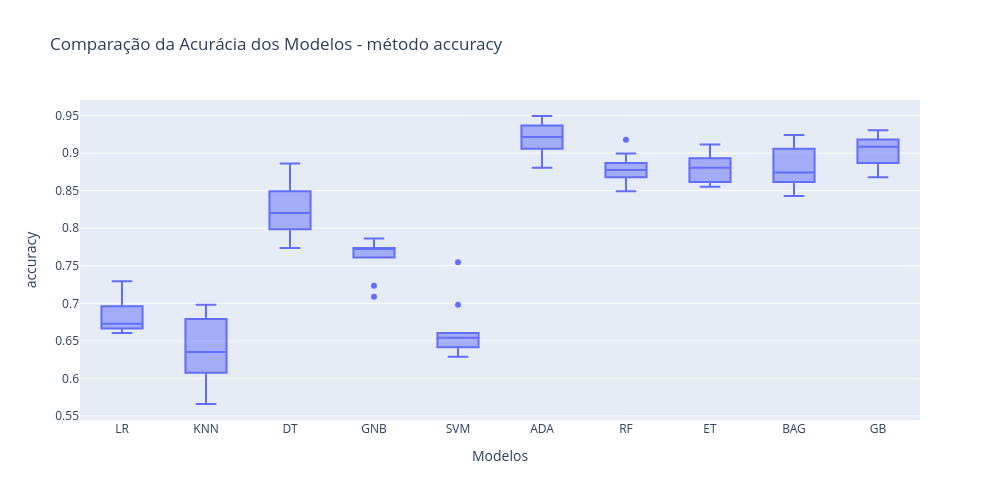

Notebook code cell kept with this figure:
### Code cell
# boxplot de comparação dos modelos
fig = px.box(
    data_frame=pd.DataFrame(
        data=results, index=names
    ).transpose(),  # resultados individuais em linhas (index)
    y=names,
    title=f"Comparação da Acurácia dos Modelos - método {scoring}",
    width=1000,
    height=500,
)
fig.update_layout(xaxis_title="Modelos", yaxis_title=scoring)
fig.show()

### Figure 1 — Plotly figure (JSON) as saved in the notebook; plotly's stock layout.template omitted (floating-point values rounded to 4 significant figures)
{"data": [{"alignmentgroup": "True", "hovertemplate": "variable=%{x}<br>value=%{y}<extra></extra>", "legendgroup": "", "marker": {"color": "#636efa"}, "name": "", "notched": false, "offsetgroup": "", "orientation": "v", "showlegend": false, "type": "box", "x": ["LR", "LR", "LR", "LR", "LR", "LR", "LR", "LR", "LR", "LR", "KNN", "KNN", "KNN", "KNN", "KNN", "KNN", "KNN", "KNN", "KNN", "KNN", "DT", "DT", "DT", "DT", "DT", "DT", "DT", "DT", "DT", "DT", "GNB", "GNB", "GNB", "GNB", "GNB", "GNB", "GNB", "GNB", "GNB", "GNB", "SVM", "SVM", "SVM", "SVM", "SVM", "SVM", "SVM", "SVM", "SVM", "SVM", "ADA", "ADA", "ADA", "ADA", "ADA", "ADA", "ADA", "ADA", "ADA", "ADA", "RF", "RF", "RF", "RF", "RF", "RF", "RF", "RF", "RF", "RF", "ET", "ET", "ET", "ET", "ET", "ET", "ET", "ET", "ET", "ET", "BAG", "BAG", "BAG", "BAG", "BAG", "BAG", "BAG", "BAG", "BAG", "BAG", "GB", "GB", "GB", "GB", "GB", "GB", "GB", "GB", "GB", "GB"], "x0": " ", "xaxis": "x", "y": [0.6604, 0.7233, 0.673, 0.673, 0.6855, 0.673, 0.6667, 0.7296, 0.6646, 0.6962, 0.6038, 0.6352, 0.6918, 0.6792, 0.566, 0.6352, 0.6352, 0.6981, 0.6709, 0.6076, 0.8491, 0.8302, 0.7987, 0.7736, 0.805, 0.8239, 0.7736, 0.8616, 0.8165, 0.8861, 0.761, 0.7799, 0.7736, 0.7736, 0.7233, 0.7736, 0.761, 0.7862, 0.7089, 0.7722, 0.6415, 0.6541, 0.6981, 0.6604, 0.6289, 0.6541, 0.6541, 0.7547, 0.6582, 0.6329, 0.9057, 0.9371, 0.8805, 0.9182, 0.9182, 0.9308, 0.9245, 0.8931, 0.9494, 0.9367, 0.8868, 0.8679, 0.8491, 0.8491, 0.8679, 0.8994, 0.8805, 0.8742, 0.8861, 0.9177, 0.8931, 0.8994, 0.8679, 0.8616, 0.8805, 0.8805, 0.8553, 0.8553, 0.9114, 0.8861, 0.9057, 0.8616, 0.8491, 0.8428, 0.8679, 0.9057, 0.8805, 0.8679, 0.8924, 0.9241, 0.9182, 0.9182, 0.8805, 0.8931, 0.8868, 0.9245, 0.9182, 0.8679, 0.9304, 0.8987], "y0": " ", "yaxis": "y"}], "layout": {"boxmode": "group", "height": 500, "legend": {"tracegroupgap": 0}, "title": {"text": "Comparação da Acurácia dos Modelos - método accuracy"}, "width": 1000, "xaxis": {"anchor": "y", "domain": [0, 1], "title": {"text": "Modelos"}}, "yaxis": {"anchor": "x", "domain": [0, 1], "title": {"text": "accuracy"}}}}
